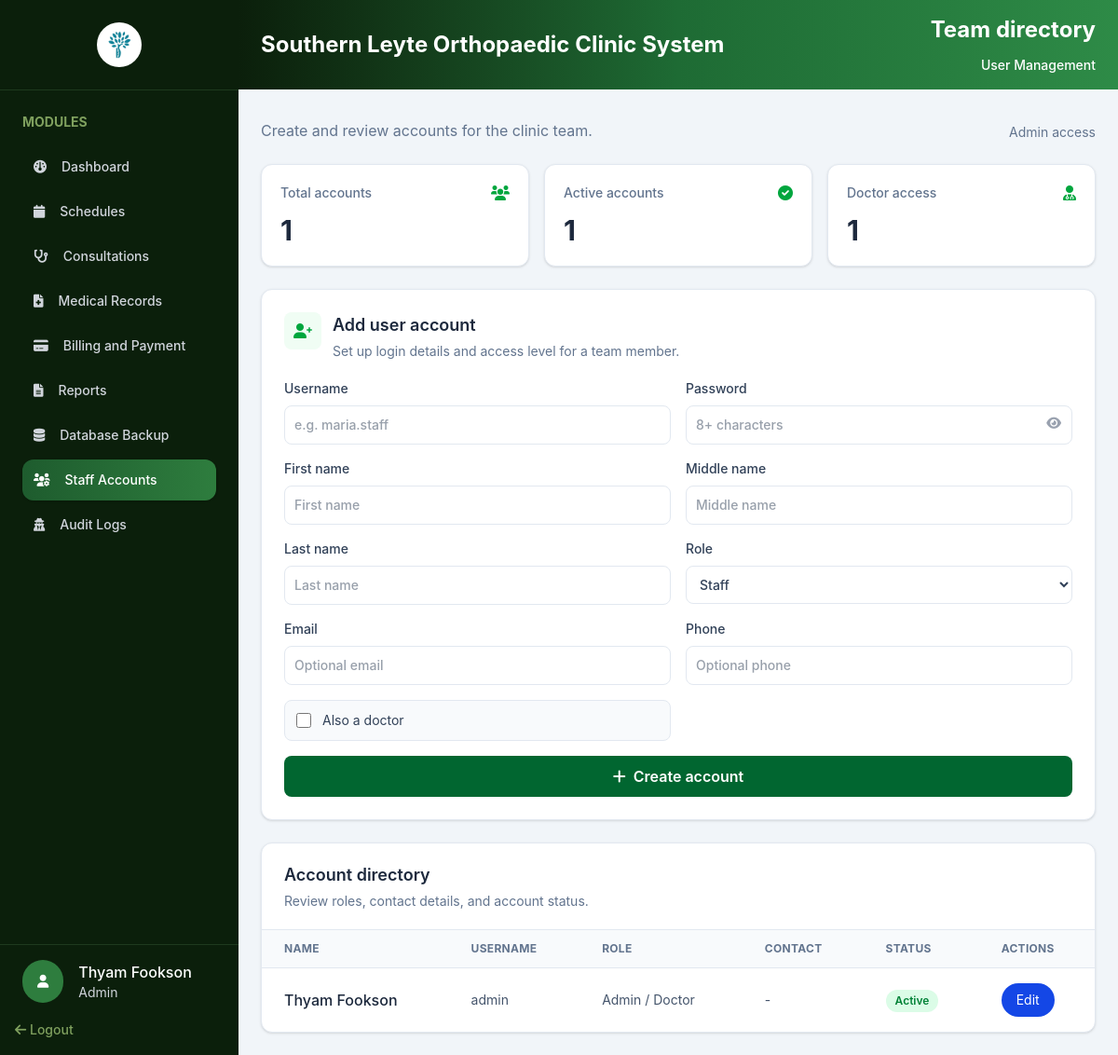
Before: /admin/staff-management.php (signed in) with the older database file.
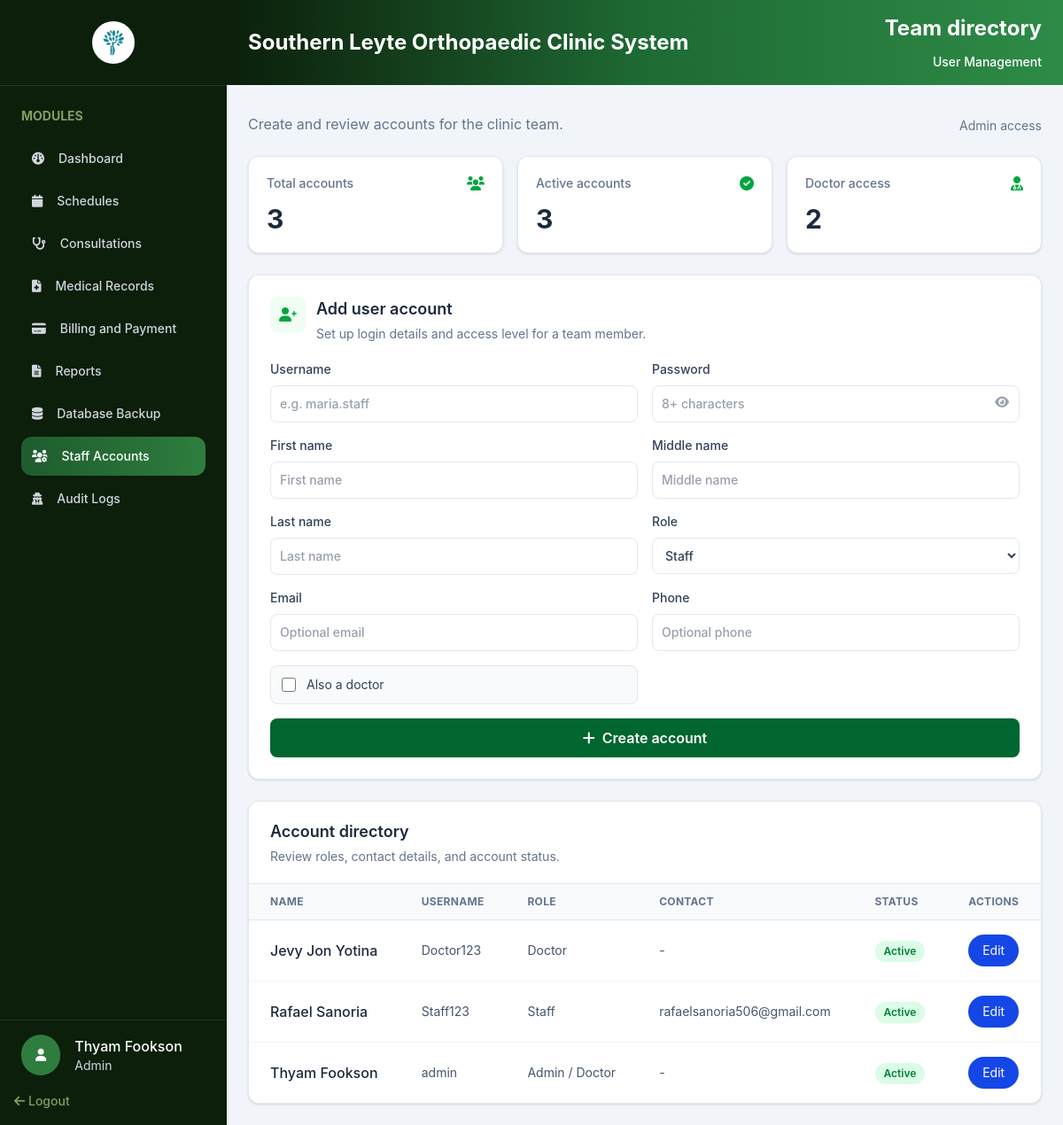
After: the same page with the newer database file.
### tables this page shows
CREATE TABLE `users` (
  `UserID` int UNSIGNED NOT NULL,
  `Username` varchar(50) NOT NULL,
  `PasswordHash` varchar(255) NOT NULL,
  `FirstName` varchar(100) NOT NULL,
  `MiddleName` varchar(255) DEFAULT NULL,
  `LastName` varchar(100) NOT NULL,
  `Role` enum('Admin','Doctor','Staff') NOT NULL DEFAULT 'Staff',
  `IsDoctor` tinyint(1) NOT NULL DEFAULT '0',
  `Email` varchar(150) DEFAULT NULL,
  `Phone` varchar(30) DEFAULT NULL,
  `Status` enum('Active','Inactive') NOT NULL DEFAULT 'Active',
  `CreatedAt` timestamp NOT NULL DEFAULT CURRENT_TIMESTAMP
);

### includes/auth.php (called while the page is built, shortened)
<?php
class SessionManager
{
    public static function isLoggedIn(): bool
    {
        return isset($_SESSION['user_id']) || isset($_SESSION['userId']) || isset($_SESSION['user']);
    }
    public static function getCurrentRole(): ?string
    {
        return $_SESSION['access_type']
            ?? $_SESSION['user']['Role']
            ?? $_SESSION['Role']
            ?? null;
    }
    public static function getUser(PDO $pdo): ?array
    {
        $userId = $_SESSION['user_id'] ?? $_SESSION['userId'] ?? $_SESSION['user']['UserID'] ?? null;
        $statement = $pdo->prepare(
            'SELECT UserID AS user_id, Username AS username, FirstName AS first_name,
                    LastName AS last_name, Email AS email, Phone AS phone,
                    Role AS role, IsDoctor AS is_doctor, Status AS status, CreatedAt AS created_at
             FROM users WHERE UserID = ?'
        );
        $statement->execute([$userId]);
        return $statement->fetch(PDO::FETCH_ASSOC) ?: null;
    }
}

### admin/staff-management.php (the view, shortened to what this page needs)
<?php
require_once __DIR__ . '/../config/config.php';
require_once __DIR__ . '/../includes/auth.php';
$admin = SessionManager::getUser($pdo);
$user = $pdo->query(
    'SELECT UserID, Username, FirstName, LastName, Role, IsDoctor, Email, Phone, Status, CreatedAt
     FROM users ORDER BY CreatedAt DESC'
)->fetchAll(PDO::FETCH_ASSOC);
$activeAccounts = count(array_filter($user, static fn(array $account): bool => $account['Status'] === 'Active'));
$doctorAccounts = count(array_filter($user, static fn(array $account): bool => $account['Role'] === 'Doctor' || (int) $account['IsDoctor'] === 1));
?>
<!DOCTYPE html>
<html lang="en">
<head>
    <link rel="stylesheet" href="../assets/css/output.css">
    <link rel="stylesheet" href="../assets/css/global.css">
    <link rel="stylesheet" href="https://cdnjs.cloudflare.com/ajax/libs/font-awesome/6.0.0-beta3/css/all.min.css">
</head>
<body class="h-screen flex bg-slate-100">
    <?php include_once '../includes/sidebar.php'; ?>
    <section class="flex-1 min-h-0 flex flex-col overflow-hidden">
        <div
            class="flex items-center justify-between bg-gradient-to-r from-[#0b1f0b] via-[#1e6b34] to-[#2e8b47] px-6 py-4">
            <h1 class="text-2xl font-bold text-white">Southern Leyte Orthopaedic Clinic System</h1>
            <div class="flex flex-col gap-3 items-end">
                <h1 class="text-2xl font-bold text-white">Team directory</h1>
                <h3 class="text-sm font-medium text-white">User Management</h3>
            </div>
        </div>
        <main class="flex-1 p-6 overflow-auto">
            <div class="max-w-7xl mx-auto">
                <div class="flex flex-col gap-4 md:flex-row md:items-end md:justify-between">
                    <div>
                        <p class="text-slate-500 mt-2">Create and review accounts for the clinic team.</p>
                    </div>
                    <div class="flex items-center gap-2 text-sm text-slate-500">
                        <span>Admin access</span>
                    </div>
                </div>
                <div class="grid grid-cols-1 sm:grid-cols-2 gap-4 mt-6 lg:grid-cols-3">
                    <div class="bg-white rounded-xl border border-slate-200 p-5 shadow-sm">
                        <div class="flex items-center justify-between">
                            <p class="text-sm font-medium text-slate-500">Total accounts</p>
                            <i class="fa-solid fa-users text-green-600"></i>
                        </div>
                        <p class="text-3xl font-bold text-slate-800 mt-3"><?= count($user) ?></p>
                    </div>
                    <div class="bg-white rounded-xl border border-slate-200 p-5 shadow-sm">
                        <div class="flex items-center justify-between">
                            <p class="text-sm font-medium text-slate-500">Active accounts</p>
                            <i class="fa-solid fa-circle-check text-green-600"></i>
                        </div>
                        <p class="text-3xl font-bold text-slate-800 mt-3"><?= $activeAccounts ?></p>
                    </div>
                    <div class="bg-white rounded-xl border border-slate-200 p-5 shadow-sm">
                        <div class="flex items-center justify-between">
                            <p class="text-sm font-medium text-slate-500">Doctor access</p>
                            <i class="fa-solid fa-user-doctor text-green-600"></i>
                        </div>
                        <p class="text-3xl font-bold text-slate-800 mt-3"><?= $doctorAccounts ?></p>
                    </div>
                </div>
                <section class="bg-white rounded-xl border border-slate-200 shadow-sm p-6 mt-6">
                    <div class="flex items-start gap-3 mb-5">
                        <div class="w-10 h-10 rounded-lg bg-green-50 flex items-center justify-center shrink-0">
                            <i class="fa-solid fa-user-plus text-green-600"></i>
                        </div>
                        <div>
                            <h2 class="text-lg font-semibold text-slate-800">Add user account</h2>
                            <p class="text-sm text-slate-500 mt-1">Set up login details and access level for a team
                                member.
                            </p>
                        </div>
                    </div>
                    <form id="addUserForm" class="grid grid-cols-1 md:grid-cols-2 xl:grid-cols-4 gap-4">
                        <label class="text-sm font-medium text-slate-700">Username<input name="username"
                                placeholder="e.g. maria.staff" required
                                class="mt-2 w-full border border-slate-200 rounded-lg p-2.5 focus:border-green-500 focus:outline-none"></label>
                        <label class="text-sm font-medium text-slate-700">Password
                            <div class="relative">
                                <input name="password" id="Password" type="password" placeholder="8+ characters"
                                    required
                                    class="mt-2 w-full border border-slate-200 rounded-lg p-2.5 focus:border-green-500 focus:outline-none">
                                <i id="togglePassword"
                                    class="fa-solid fa-eye cursor-pointer absolute right-3 top-5 text-gray-400 hover:text-gray-600 text-sm transition">
                                </i>
                            </div>
                        </label>
                        <label class="text-sm font-medium text-slate-700">First name<input name="firstName"
                                placeholder="First name" required
                                class="mt-2 w-full border border-slate-200 rounded-lg p-2.5 focus:border-green-500 focus:outline-none"></label>
                        <label class="text-sm font-medium text-slate-700">Middle name<input name="middleName"
                                placeholder="Middle name"
                                class="mt-2 w-full border border-slate-200 rounded-lg p-2.5 focus:border-green-500 focus:outline-none"></label>
                        <label class="text-sm font-medium text-slate-700">Last name<input name="lastName"
                                placeholder="Last name" required
                                class="mt-2 w-full border border-slate-200 rounded-lg p-2.5 focus:border-green-500 focus:outline-none"></label>
                        <label class="text-sm font-medium text-slate-700">Role
                            <select name="role"
                                class="mt-2 w-full border border-slate-200 rounded-lg p-2.5 bg-white focus:border-green-500 focus:outline-none">
                                <option value="Staff">Staff</option>
                            </select>
                        </label>
                        <label class="text-sm font-medium text-slate-700">Email<input name="email" type="email"
                                placeholder="Optional email"
                                class="mt-2 w-full border border-slate-200 rounded-lg p-2.5 focus:border-green-500 focus:outline-none"></label>
                        <label class="text-sm font-medium text-slate-700">Phone<input name="phone"
                                placeholder="Optional phone"
                                class="mt-2 w-full border border-slate-200 rounded-lg p-2.5 focus:border-green-500 focus:outline-none"></label>
                        <label
                            class="flex items-center gap-3 self-end min-h-11 px-3 rounded-lg bg-slate-50 border border-slate-200 text-sm text-slate-700"><input
                                name="isDoctor" type="checkbox" value="1" class="h-4 w-4 accent-green-600"> Also a
                            doctor</label>
                        <button
                            class="md:col-span-2 xl:col-span-4 bg-green-800 text-white rounded-lg p-2.5 font-semibold hover:bg-green-900 transition"
                            type="submit"><i class="fa-solid fa-plus mr-2"></i>Create account</button>
                    </form>
                </section>
                <section class="bg-white rounded-xl border border-slate-200 shadow-sm mt-6 overflow-hidden">
                    <div class="px-6 py-5 border-b border-slate-200">
                        <h2 class="text-lg font-semibold text-slate-800">Account directory</h2>
                        <p class="text-sm text-slate-500 mt-1">Review roles, contact details, and account status.</p>
                    </div>
                    <div class="overflow-x-auto">
                        <table class="w-full text-left">
                            <thead
                                class="border-b border-slate-200 bg-slate-50 text-xs uppercase tracking-wide text-slate-500">
                                <tr>
                                    <th class="px-6 py-3">Name</th>
                                    <th class="px-6 py-3">Username</th>
                                    <th class="px-6 py-3">Role</th>
                                    <th class="px-6 py-3">Contact</th>
                                    <th class="px-6 py-3">Status</th>
                                    <th class="px-6 py-3">Actions</th>
                                </tr>
                            </thead>
                            <tbody><?php foreach ($user as $account): ?>
                                    <tr class="border-b last:border-0 border-slate-100 hover:bg-slate-50 transition">
                                        <td class="px-6 py-4 font-medium text-slate-800">
                                            <?= htmlspecialchars($account['FirstName'] . ' ' . $account['LastName']) ?>
                                        </td>
                                        <td class="px-6 py-4 text-sm text-slate-600">
                                            <?= htmlspecialchars($account['Username']) ?>
                                        </td>
                                        <td class="px-6 py-4 text-sm text-slate-600">
                                            <?= htmlspecialchars($account['Role'] . ($account['IsDoctor'] ? ' / Doctor' : '')) ?>
                                        </td>
                                        <td class="px-6 py-4 text-sm text-slate-600">
                                            <?= htmlspecialchars($account['Email'] ?: $account['Phone'] ?: '-') ?>
                                        </td>
                                        <td class="px-6 py-4"><span
                                                class="inline-flex rounded-full px-2.5 py-1 text-xs font-semibold <?= $account['Status'] === 'Active' ? 'bg-green-100 text-green-700' : 'bg-slate-100 text-slate-600' ?>"><?= htmlspecialchars($account['Status']) ?></span>
                                        </td>
                                        <td class="px-6 py-4 text-sm">
                                            <button type="button"
                                                class="edit-user-btn inline-flex rounded-full px-4 py-2 text-white bg-blue-700 cursor-pointer hover:bg-blue-800"
                                                data-id="<?= htmlspecialchars($account['UserID']) ?>"
                                                data-username="<?= htmlspecialchars($account['Username']) ?>"
                                                data-first-name="<?= htmlspecialchars($account['FirstName']) ?>"
                                                data-last-name="<?= htmlspecialchars($account['LastName']) ?>"
                                                data-role="<?= htmlspecialchars($account['Role']) ?>"
                                                data-is-doctor="<?= (int) $account['IsDoctor'] ?>"
                                                data-email="<?= htmlspecialchars($account['Email'] ?? '') ?>"
                                                data-phone="<?= htmlspecialchars($account['Phone'] ?? '') ?>">Edit</button>
                                        </td>
                                    </tr><?php endforeach; ?>
                            </tbody>
                        </table>
                    </div>
                </section>
            </div>
        </main>
    </section>
</body>
</html>

### includes/sidebar.php (shortened to what this page needs)
<?php
$currentRole = strtolower((string) (SessionManager::getCurrentRole() ?? 'staff'));
$currentFile = basename($_SERVER['PHP_SELF']);
?>
<div class="w-64 shrink-0 bg-[#0b1f0b] flex flex-col h-full">
    <div class="w-full border-b p-6 border-[#1e3a1e] flex items-center justify-center gap-4">
        <img src="../assets/img/icon-logo.ico" alt="SLOC Logo" class="w-12 h-12 object-contain rounded-full">
    </div>
    <div class="custom-scrollbar w-full p-6 overflow-y-auto flex-1 min-h-0">
        <h2 class="text-[#7fa05e] font-bold text-sm mb-4">MODULES</h2>
        <?php foreach ($navItems as $item): ?>
            <?php if (in_array($currentRole, $item['roles'], true)): ?>
                <?php $isActive = $currentFile === $item['file']; ?>
                <div
                    class="flex items-center p-3 rounded-xl gap-4 mb-1 <?= $isActive ? 'bg-gradient-to-r from-[#1e5c2e] to-[#2e7d3e] shadow-sm' : '' ?>">
                    <i
                        class="text-sm fa-solid <?= htmlspecialchars($item['icon']) ?> <?= $isActive ? 'text-white' : 'text-gray-300' ?>"></i>
                    <a href="<?= htmlspecialchars($item['href']) ?>"
                        class="text-sm font-medium <?= $isActive ? 'text-white' : 'text-gray-300 hover:text-white' ?>">
                        <?= htmlspecialchars($item['label']) ?>
                    </a>
                </div>
            <?php endif; ?>
        <?php endforeach; ?>
    </div>
    <div class="mt-auto">
        <div class="w-full border-t pt-4 pl-6 border-[#1e3a1e] flex items-center gap-4">
            <i class="text-sm fa-solid fa-user text-white p-4 bg-[#2e7d3e] rounded-full"></i>
            <div>
                <?php if ($admin): ?>
                    <h1 class="text-white text-md font-medium">
                        <?= htmlspecialchars($admin['first_name']) ?>     <?= htmlspecialchars($admin['last_name']) ?>
                    </h1>
                    <h3 class="text-gray-300 text-sm"><?= htmlspecialchars($admin['role']) ?></h3>
                <?php endif; ?>
            </div>
        </div>
        <div class="w-full p-4">
            <a href="../logout.php" class="text-[#7fa05e] hover:text-red-400 font-medium text-sm">
                <i class="fa-solid fa-arrow-left"></i> Logout
            </a>
        </div>
    </div>
</div>

Changed rows visible on the page:
shown differently, row unchanged: users "Thyam Fookson": Status "1" → (not shown); IsDoctor "1" → (not shown)
added users: FirstName+LastName "Jevy Jon Yotina", Username "Doctor123", Role "Doctor", Email+Phone "-", Status "Active"
added users: FirstName+LastName "Rafael Sanoria", Username "Staff123", Role "Staff", Email "rafaelsanoria506@gmail.com", Status "Active"
Other visible differences:
count($user): "1" → "3"
$activeAccounts: (not shown) → "3"
$doctorAccounts: (not shown) → "2"
